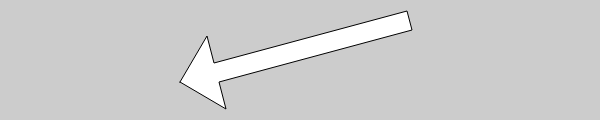
Frame 1 (no input)
Frame 60 (no input): identical to frame 1, image omitted
Frame 120 (the mouse pressed at the canvas centre since frame 60): identical to frame 1, image omitted

The p5.js sketch that drew this single still picture (run headless with seeded random() and noise() and a simulated clock; from frame 60 on, the mouse is pressed at the canvas centre):

// p5.js sketch
// ── sketch.js
function setup() {
  createCanvas(600, 120);
}

function draw() {
  background(204);
  beginShape();
  vertex(180, 82);
  vertex(207, 36);
  vertex(214, 63);
  vertex(407, 11);
  vertex(412, 30);
  vertex(219, 82);
  vertex(226, 109);
  endShape(CLOSE);
}
